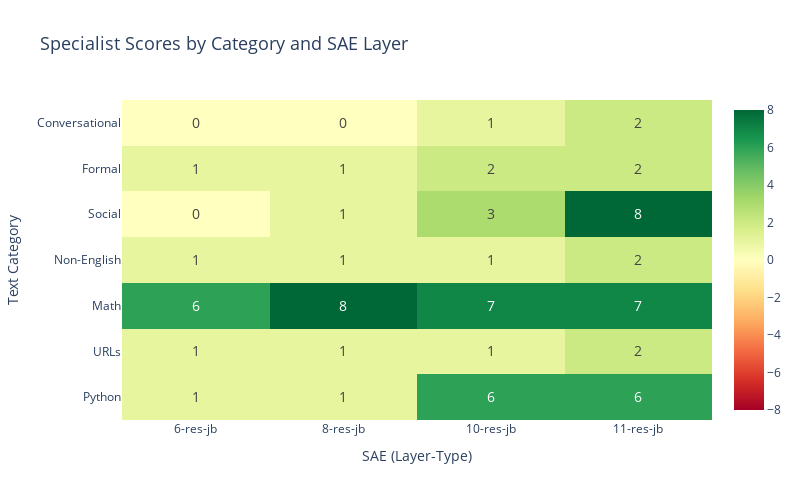
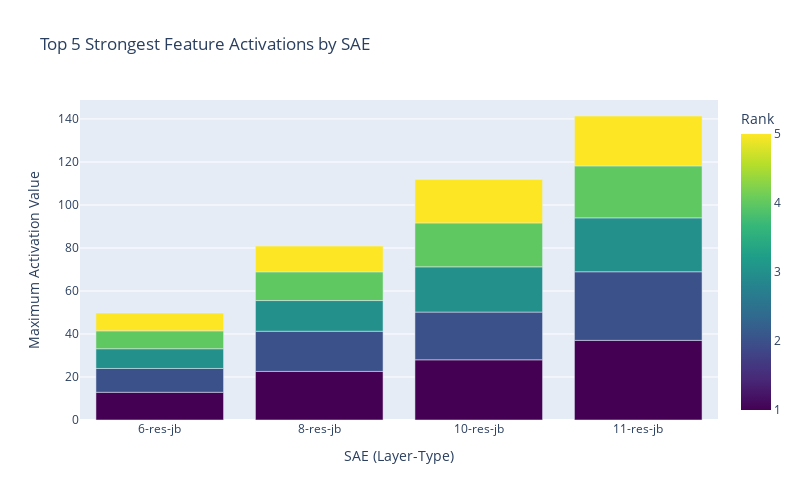
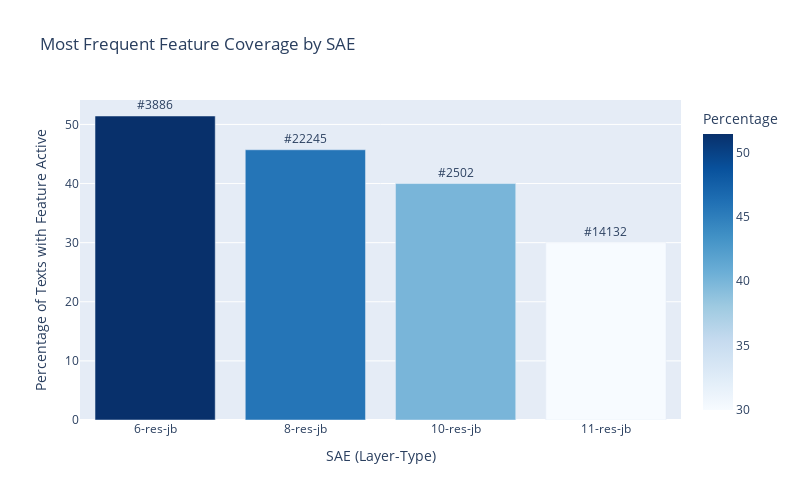
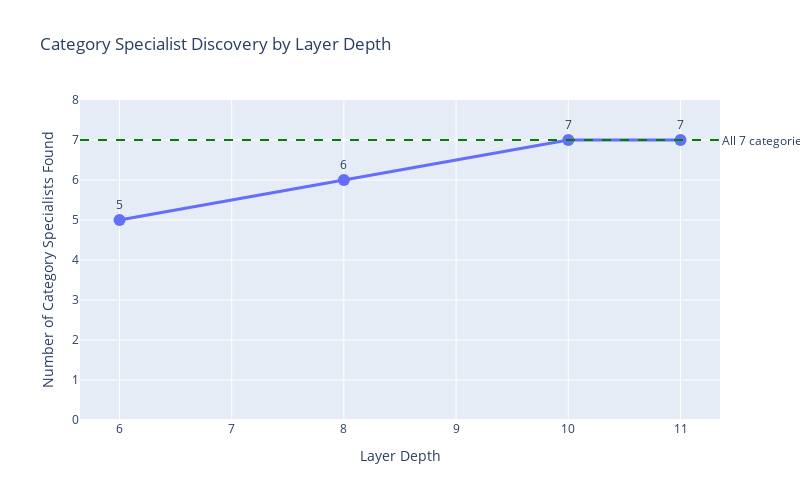

Notebook code cell kept with these figures, in order:
### Code cell
# ============================================================================
# CELL 12: Phase 3 Comparison Heatmaps
# ============================================================================
print("\n📊 Phase 3 Comparison Heatmaps")
print("=" * 70)

# -----------------------------------------------------------------------------
# Heatmap 1: Specialist Scores by Category × SAE
# -----------------------------------------------------------------------------
print("\n1️⃣ Building Specialist Score Heatmap...")

# Build data for heatmap
sae_names = list(results['specialists'].keys())
category_names = list(categories.keys())

# Create matrix of specialist scores
specialist_matrix = []
for cat_name in category_names:
    row = []
    for sae_name in sae_names:
        cat_data = results['specialists'][sae_name].get(cat_name)
        score = cat_data['score'] if cat_data else 0
        row.append(score)
    specialist_matrix.append(row)

# Create heatmap
fig1 = go.Figure(data=go.Heatmap(
    z=specialist_matrix,
    x=sae_names,
    y=category_names,
    colorscale='RdYlGn',  # Red (negative) -> Yellow (zero) -> Green (positive)
    zmid=0,  # Center color scale at 0
    text=[[f"{val}" for val in row] for row in specialist_matrix],
    texttemplate="%{text}",
    textfont={"size": 14},
    hovertemplate="SAE: %{x}<br>Category: %{y}<br>Specialist Score: %{z}<extra></extra>"
))

fig1.update_layout(
    title={
        'text': 'Specialist Scores by Category and SAE Layer',
        'font': {'size': 18}
    },
    xaxis_title='SAE (Layer-Type)',
    yaxis_title='Text Category',
    height=500,
    width=800
)

fig1.show()

# -----------------------------------------------------------------------------
# Heatmap 2: Strongest Feature Max Activation by SAE
# -----------------------------------------------------------------------------
print("\n2️⃣ Building Strongest Activation Comparison...")

# For each SAE, get top 5 strongest features and their max activations
strongest_data = []
for sae_name in sae_names:
    sae_obj = loaded_saes[sae_name]['sae']
    hook_point = loaded_saes[sae_name]['config']['hook_point']
    features_tensor = extract_features(texts, sae_obj, hook_point)
    
    max_activations = features_tensor.max(dim=0)
    top_5 = max_activations.values.topk(5)
    
    for rank, (max_val, feat_idx) in enumerate(zip(top_5.values, top_5.indices), 1):
        strongest_data.append({
            'SAE': sae_name,
            'Rank': rank,
            'Feature': f"#{feat_idx.item()}",
            'Max Activation': max_val.item()
        })

df_strongest = pd.DataFrame(strongest_data)

# Create grouped bar chart
fig2 = px.bar(
    df_strongest, 
    x='SAE', 
    y='Max Activation', 
    color='Rank',
    barmode='group',
    title='Top 5 Strongest Feature Activations by SAE',
    hover_data=['Feature'],
    color_continuous_scale='Viridis'
)

fig2.update_layout(
    height=500,
    width=800,
    xaxis_title='SAE (Layer-Type)',
    yaxis_title='Maximum Activation Value'
)

fig2.show()

# -----------------------------------------------------------------------------
# Heatmap 3: Feature Frequency Comparison (Most Frequent Feature per SAE)
# -----------------------------------------------------------------------------
print("\n3️⃣ Building Feature Frequency Comparison...")

frequency_data = []
for sae_name in sae_names:
    freq_result = results['most_frequent'][sae_name]
    frequency_data.append({
        'SAE': sae_name,
        'Feature': f"#{freq_result['feature_idx']}",
        'Texts Active': freq_result['value'],
        'Percentage': (freq_result['value'] / 70) * 100
    })

df_frequency = pd.DataFrame(frequency_data)

fig3 = px.bar(
    df_frequency,
    x='SAE',
    y='Percentage',
    title='Most Frequent Feature Coverage by SAE',
    text='Feature',
    color='Percentage',
    color_continuous_scale='Blues'
)

fig3.update_traces(textposition='outside')
fig3.update_layout(
    height=500,
    width=800,
    xaxis_title='SAE (Layer-Type)',
    yaxis_title='Percentage of Texts with Feature Active'
)

fig3.show()

# -----------------------------------------------------------------------------
# Heatmap 4: Category Specialist Count Progression Across Layers
# -----------------------------------------------------------------------------
print("\n4️⃣ Building Layer Progression Analysis...")

# Count specialists per SAE
specialist_counts = []
for sae_name in sae_names:
    count = sum(1 for cat_data in results['specialists'][sae_name].values() 
                if cat_data and cat_data['score'] > 0)
    # Extract layer number from SAE name (e.g., "6-res-jb" -> 6)
    layer = int(sae_name.split('-')[0])
    specialist_counts.append({
        'SAE': sae_name,
        'Layer': layer,
        'Specialist Count': count,
        'Percentage': (count / 7) * 100
    })

df_progression = pd.DataFrame(specialist_counts)

fig4 = px.line(
    df_progression,
    x='Layer',
    y='Specialist Count',
    markers=True,
    title='Category Specialist Discovery by Layer Depth',
    text='Specialist Count'
)

fig4.update_traces(
    textposition='top center',
    line=dict(width=3),
    marker=dict(size=12)
)

fig4.add_hline(y=7, line_dash="dash", line_color="green", 
               annotation_text="All 7 categories", annotation_position="right")

fig4.update_layout(
    height=500,
    width=800,
    xaxis_title='Layer Depth',
    yaxis_title='Number of Category Specialists Found',
    yaxis=dict(range=[0, 8])
)

fig4.show()

# -----------------------------------------------------------------------------
# Summary Statistics
# -----------------------------------------------------------------------------
print("\n" + "=" * 70)
print("📈 HEATMAP INSIGHTS")
print("=" * 70)

# Find which categories have specialists across ALL SAEs vs only some
always_specialist = []
sometimes_specialist = []
never_specialist = []

for cat_name in category_names:
    scores = [results['specialists'][sae_name][cat_name]['score'] 
              for sae_name in sae_names 
              if results['specialists'][sae_name].get(cat_name)]
    
    positive_count = sum(1 for s in scores if s > 0)
    
    if positive_count == len(sae_names):
        always_specialist.append(cat_name)
    elif positive_count == 0:
        never_specialist.append(cat_name)
    else:
        sometimes_specialist.append((cat_name, positive_count))

print(f"\n✅ Categories with specialists in ALL SAEs ({len(always_specialist)}):")
for cat in always_specialist:
    print(f"   • {cat}")

print(f"\n⚠️ Categories with specialists in SOME SAEs ({len(sometimes_specialist)}):")
for cat, count in sometimes_specialist:
    print(f"   • {cat}: {count}/{len(sae_names)} SAEs")

print(f"\n❌ Categories with NO specialists in any SAE ({len(never_specialist)}):")
for cat in never_specialist:
    print(f"   • {cat}")

# Best category per SAE (highest specialist score)
print(f"\n🏆 Best Specialist Category per SAE:")
for sae_name in sae_names:
    best_cat = max(results['specialists'][sae_name].items(), 
                   key=lambda x: x[1]['score'] if x[1] else -999)
    print(f"   • {sae_name}: {best_cat[0]} (score: {best_cat[1]['score']})")

print("\n" + "=" * 70)

### Figure 1 — Plotly figure (JSON) as saved in the notebook; plotly's stock layout.template omitted (floating-point values rounded to 4 significant figures)
{"data": [{"colorscale": [[0, "rgb(165,0,38)"], [0.1, "rgb(215,48,39)"], [0.2, "rgb(244,109,67)"], [0.3, "rgb(253,174,97)"], [0.4, "rgb(254,224,139)"], [0.5, "rgb(255,255,191)"], [0.6, "rgb(217,239,139)"], [0.7, "rgb(166,217,106)"], [0.8, "rgb(102,189,99)"], [0.9, "rgb(26,152,80)"], [1, "rgb(0,104,55)"]], "hovertemplate": "SAE: %{x}<br>Category: %{y}<br>Specialist Score: %{z}<extra></extra>", "text": [["1", "1", "6", "6"], ["1", "1", "1", "2"], ["6", "8", "7", "7"], ["1", "1", "1", "2"], ["0", "1", "3", "8"], ["1", "1", "2", "2"], ["0", "0", "1", "2"]], "textfont": {"size": 14}, "texttemplate": "%{text}", "type": "heatmap", "x": ["6-res-jb", "8-res-jb", "10-res-jb", "11-res-jb"], "y": ["Python", "URLs", "Math", "Non-English", "Social", "Formal", "Conversational"], "z": [[1, 1, 6, 6], [1, 1, 1, 2], [6, 8, 7, 7], [1, 1, 1, 2], [0, 1, 3, 8], [1, 1, 2, 2], [0, 0, 1, 2]], "zmid": 0}], "layout": {"height": 500, "title": {"font": {"size": 18}, "text": "Specialist Scores by Category and SAE Layer"}, "width": 800, "xaxis": {"title": {"text": "SAE (Layer-Type)"}}, "yaxis": {"title": {"text": "Text Category"}}}}

### Figure 2 — Plotly figure (JSON) as saved in the notebook; plotly's stock layout.template omitted (floating-point values rounded to 4 significant figures)
{"data": [{"alignmentgroup": "True", "customdata": [["#2351"], ["#20066"], ["#20543"], ["#15609"], ["#13955"], ["#17337"], ["#5710"], ["#13670"], ["#13099"], ["#10516"], ["#14455"], ["#2401"], ["#1303"], ["#21564"], ["#3324"], ["#9590"], ["#19010"], ["#5717"], ["#19068"], ["#4826"]], "hovertemplate": "SAE=%{x}<br>Max Activation=%{y}<br>Feature=%{customdata[0]}<br>Rank=%{marker.color}<extra></extra>", "legendgroup": "", "marker": {"color": [1, 2, 3, 4, 5, 1, 2, 3, 4, 5, 1, 2, 3, 4, 5, 1, 2, 3, 4, 5], "coloraxis": "coloraxis", "pattern": {"shape": ""}}, "name": "", "offsetgroup": "", "orientation": "v", "showlegend": false, "textposition": "auto", "type": "bar", "x": ["6-res-jb", "6-res-jb", "6-res-jb", "6-res-jb", "6-res-jb", "8-res-jb", "8-res-jb", "8-res-jb", "8-res-jb", "8-res-jb", "10-res-jb", "10-res-jb", "10-res-jb", "10-res-jb", "10-res-jb", "11-res-jb", "11-res-jb", "11-res-jb", "11-res-jb", "11-res-jb"], "xaxis": "x", "y": [12.89, 11.07, 9.186, 8.301, 8.293, 22.6, 18.68, 14.27, 13.36, 11.99, 27.99, 22.2, 21.05, 20.4, 20.25, 37.03, 31.91, 25.07, 24.17, 23.2], "yaxis": "y"}], "layout": {"barmode": "group", "coloraxis": {"colorbar": {"title": {"text": "Rank"}}, "colorscale": [[0, "#440154"], [0.1111, "#482878"], [0.2222, "#3e4989"], [0.3333, "#31688e"], [0.4444, "#26828e"], [0.5556, "#1f9e89"], [0.6667, "#35b779"], [0.7778, "#6ece58"], [0.8889, "#b5de2b"], [1, "#fde725"]]}, "height": 500, "legend": {"tracegroupgap": 0}, "title": {"text": "Top 5 Strongest Feature Activations by SAE"}, "width": 800, "xaxis": {"anchor": "y", "domain": [0, 1], "title": {"text": "SAE (Layer-Type)"}}, "yaxis": {"anchor": "x", "domain": [0, 1], "title": {"text": "Maximum Activation Value"}}}}

### Figure 3 — Plotly figure (JSON) as saved in the notebook; plotly's stock layout.template omitted (floating-point values rounded to 4 significant figures)
{"data": [{"hovertemplate": "SAE=%{x}<br>Percentage=%{marker.color}<br>Feature=%{text}<extra></extra>", "legendgroup": "", "marker": {"color": [51.43, 45.71, 40.0, 30.0], "coloraxis": "coloraxis", "pattern": {"shape": ""}}, "name": "", "orientation": "v", "showlegend": false, "text": ["#3886", "#22245", "#2502", "#14132"], "textposition": "outside", "type": "bar", "x": ["6-res-jb", "8-res-jb", "10-res-jb", "11-res-jb"], "xaxis": "x", "y": [51.43, 45.71, 40.0, 30.0], "yaxis": "y"}], "layout": {"barmode": "relative", "coloraxis": {"colorbar": {"title": {"text": "Percentage"}}, "colorscale": [[0, "rgb(247,251,255)"], [0.125, "rgb(222,235,247)"], [0.25, "rgb(198,219,239)"], [0.375, "rgb(158,202,225)"], [0.5, "rgb(107,174,214)"], [0.625, "rgb(66,146,198)"], [0.75, "rgb(33,113,181)"], [0.875, "rgb(8,81,156)"], [1, "rgb(8,48,107)"]]}, "height": 500, "legend": {"tracegroupgap": 0}, "title": {"text": "Most Frequent Feature Coverage by SAE"}, "width": 800, "xaxis": {"anchor": "y", "domain": [0, 1], "title": {"text": "SAE (Layer-Type)"}}, "yaxis": {"anchor": "x", "domain": [0, 1], "title": {"text": "Percentage of Texts with Feature Active"}}}}

### Figure 4 — Plotly figure (JSON) as saved in the notebook; plotly's stock layout.template omitted (floating-point values rounded to 4 significant figures)
{"data": [{"hovertemplate": "Layer=%{x}<br>Specialist Count=%{text}<extra></extra>", "legendgroup": "", "line": {"color": "#636efa", "dash": "solid", "width": 3}, "marker": {"size": 12, "symbol": "circle"}, "mode": "lines+markers+text", "name": "", "orientation": "v", "showlegend": false, "text": [5.0, 6.0, 7.0, 7.0], "textposition": "top center", "type": "scatter", "x": [6, 8, 10, 11], "xaxis": "x", "y": [5, 6, 7, 7], "yaxis": "y"}], "layout": {"annotations": [{"showarrow": false, "text": "All 7 categories", "x": 1, "xanchor": "left", "xref": "x domain", "y": 7, "yanchor": "middle", "yref": "y"}], "height": 500, "legend": {"tracegroupgap": 0}, "shapes": [{"line": {"color": "green", "dash": "dash"}, "type": "line", "x0": 0, "x1": 1, "xref": "x domain", "y0": 7, "y1": 7, "yref": "y"}], "title": {"text": "Category Specialist Discovery by Layer Depth"}, "width": 800, "xaxis": {"anchor": "y", "domain": [0, 1], "title": {"text": "Layer Depth"}}, "yaxis": {"anchor": "x", "domain": [0, 1], "range": [0, 8], "title": {"text": "Number of Category Specialists Found"}}}}
